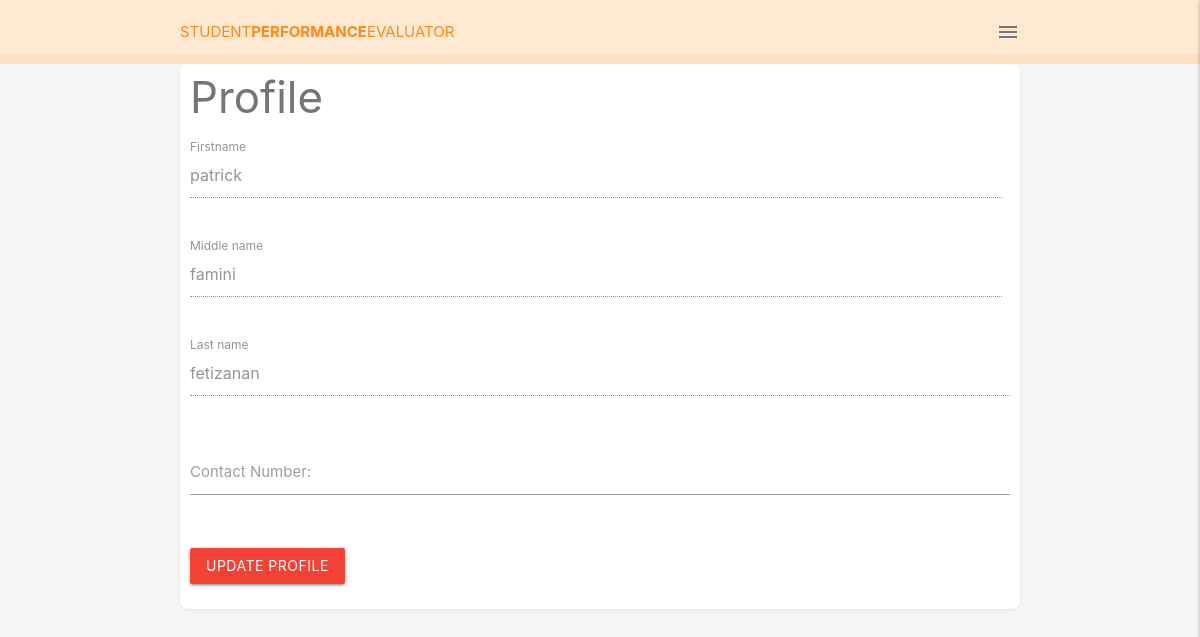
Page /page/f_account.php (signed in) on the committed database.
### tables this page shows
CREATE TABLE `user` (
  `user_id` int(8) NOT NULL,
  `username` varchar(50) DEFAULT NULL,
  `user_pass` varchar(50) DEFAULT NULL,
  `user_type` varchar(50) NOT NULL,
  `user_fname` varchar(50) NOT NULL,
  `user_mname` varchar(50) NOT NULL,
  `user_lname` varchar(50) NOT NULL,
  `user_email` varchar(50) NOT NULL
);

### page/f_account.php (the view, shortened to what this page needs)
<html lang="en">
<head>
    <link type="text/css" href="/Student eval/css/materialize.min.css" rel="stylesheet">
    <link type="text/css" href="/Student eval/css/style.css" rel="stylesheet">
</head>
<?php
$conn = OpenCon();
if (isset($_SESSION['user_id'])) {
  $id = trim($_SESSION['user_id']);
  $user_fname = [];
  $sql = "SELECT * FROM user WHERE user_id = $id";
  $result = $conn->query($sql);
  if ($result->num_rows > 0) {
    while ($row = $result->fetch_assoc()) {
			$user_fname['user_fname'] = $row['user_fname'];
			$user_fname['user_mname'] = $row['user_mname'];
			$user_fname['user_lname'] = $row['user_lname'];
		}
	}
}
?>
<body class="grey lighten-4">
  <nav class="z-depth-0">
    <div class="nav-wrapper container">
      <a href="/Student eval/page/f_home.php">Student<span>Performance</span>Evaluator</a>
      <span class="right grey-text text-darken-1">
        <i class="material-icons sidenav-trigger" data-target="side-menu">menu</i>
      </span>
    </div>
  </nav>
			<form action="f_account.php" method="post">
				<div class="recipes container grey-text text-darken-1">
					<div class="card-panel1 recipe white row">
							<div>
								<h3>Profile</h3>
							</div>
							<br>
							<div class="input-field" style="padding-right: 8px;">
								<input type="text" id="fname" value="<?php echo $user_fname['user_fname']; ?>" disabled>
								<label for="fname">Firstname</label>
							</div>
							<br>
							<div class="input-field" style="padding-right: 8px;">
								<input type="text" id="mname" value="<?php echo $user_fname['user_mname']; ?>" disabled >
								<label for="mname">Middle name</label>
							</div>
							<br>
							<div class="input-field">
								<input type="text" id="lname" value="<?php echo $user_fname['user_lname']; ?>" disabled >
								<label for="lname">Last name</label>
							</div>
							<br>
							<div class="input-field">
								<input type="number" id="contact_no" name="Contact_no" value ="<?php echo $user_fname['Contact']; ?>">
								<label for="contact_no">Contact Number:</label>
							</div>
							<br>
							<div class="input-field">
							<button  id="update" name="update" class="btn red" > Update Profile</button>
							</div>
					</div>
				</div>
			</form>
</body>
</html>

### css/style.css (style rules this page uses)
body { margin:0; padding: 0; overflow: auto; height: 100%; }
:root { --primary: #FFE9D2; --secondary: #FFE1C4; --title: #FF8816; }
nav { background: var(--primary); border-bottom: 10px solid var(--secondary); }
nav a { text-transform: uppercase; color: var(--title); }
nav a span { font-weight: bold; }
nav .sidenav-trigger { margin: 0; }
input { box-shadow: none !important; -webkit-box-shadow: none !important; }
form .input-field { margin-top: 30px; }

### page/f_account.php (style rules this page uses)
.card-panel1.recipe { border-radius: 8px; padding: 10px; box-shadow: 0px 1px 3px rgba(90,90,90,0.1); display: grid; grid-template-columns: 2fr; grid-template-rows: 2fr; grid-template-areas: "image details delete"; }
h3 { margin:auto; }

### rows in the picture
user: user_fname "patrick", user_mname "famini", user_lname "fetizanan"
